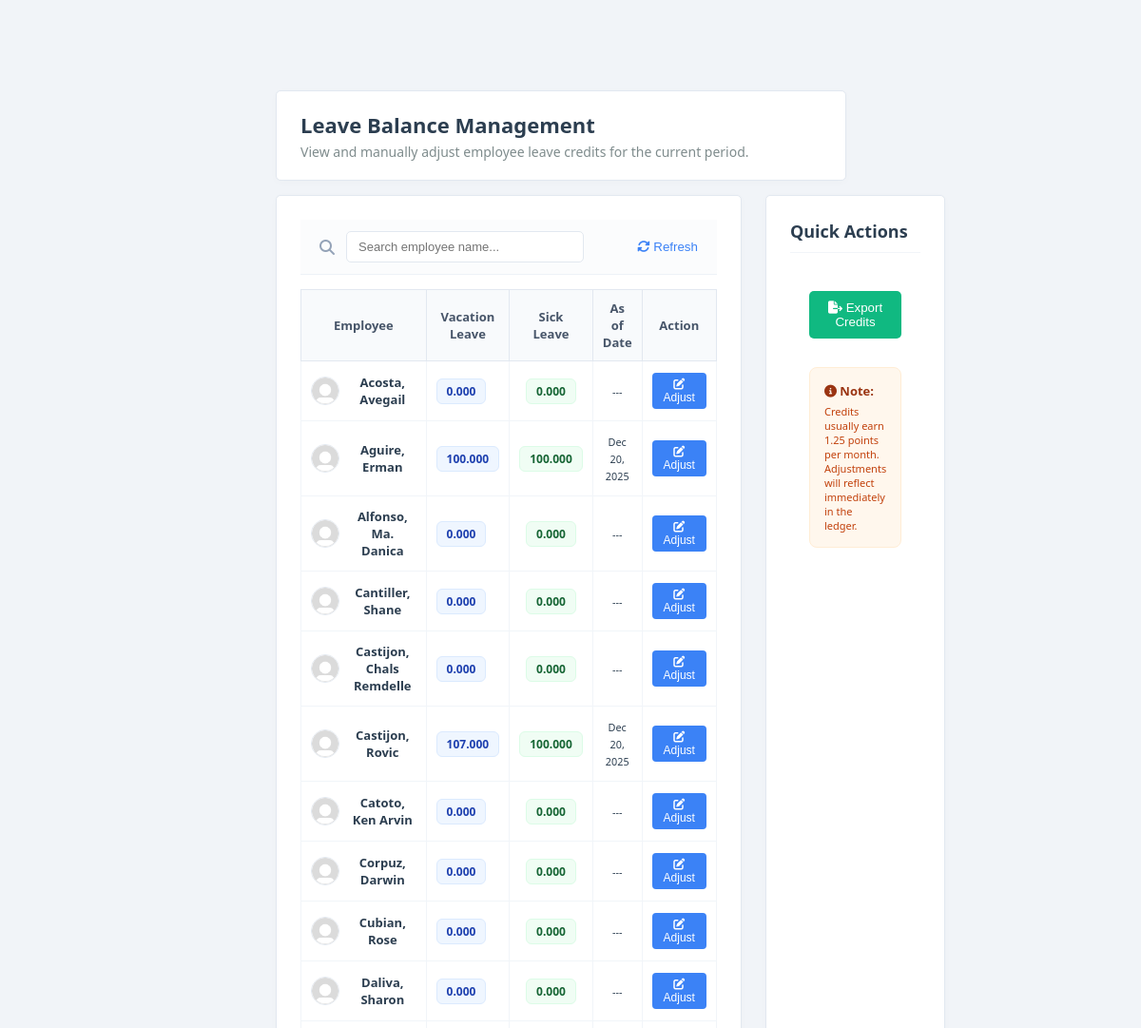
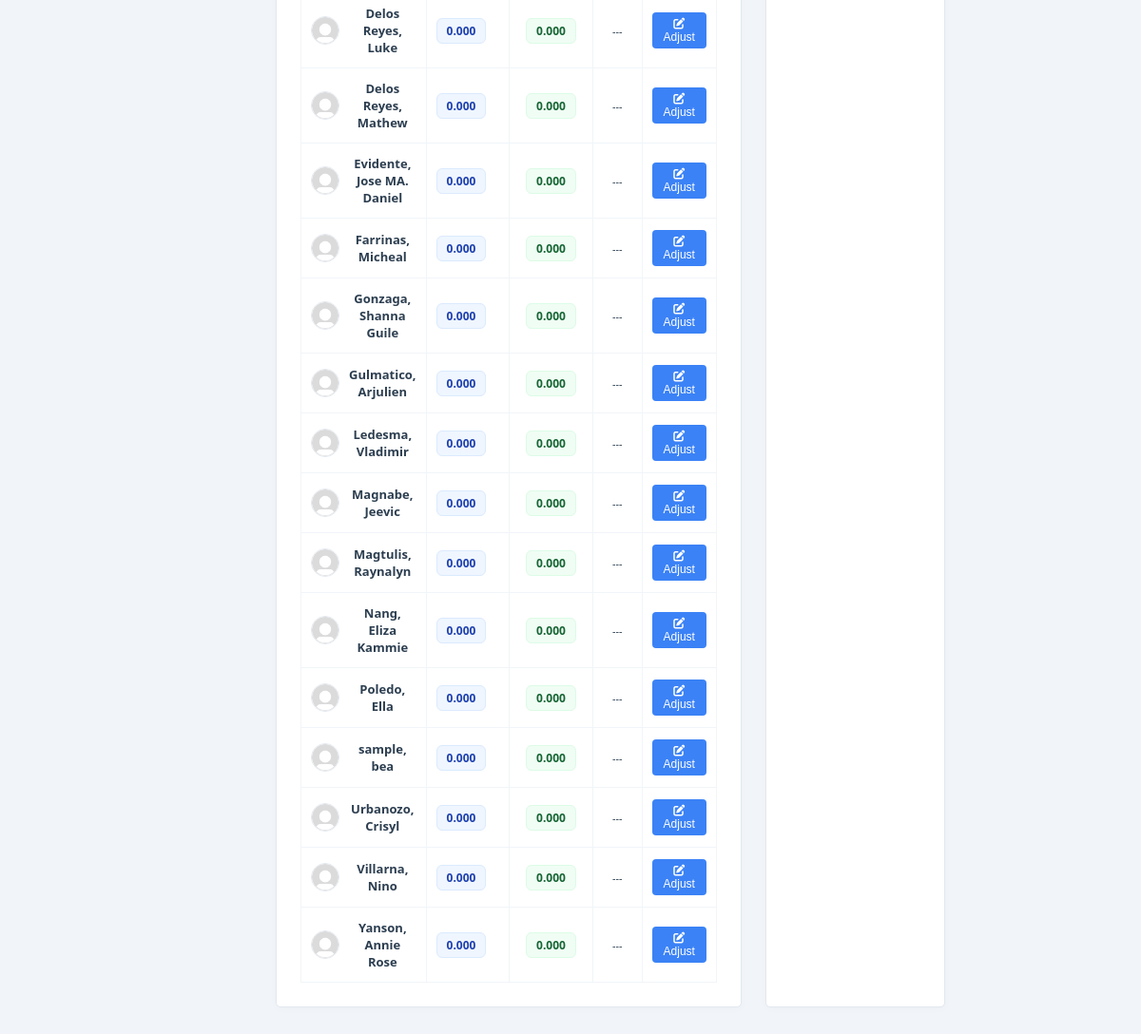
/accounts/hrstaff/leave-balance.php (signed in), run on the app's committed database (2 pictures, top to bottom).
### tables this page shows
CREATE TABLE `employee` (
  `employee_id` int(11) NOT NULL COMMENT 'Unique ID for each employee, assigned manually',
  `first_name` varchar(100) DEFAULT NULL COMMENT 'Employee first name',
  `middle_name` varchar(100) DEFAULT NULL COMMENT 'Employee middle name',
  `last_name` varchar(100) DEFAULT NULL COMMENT 'Employee last name',
  `extension` varchar(50) DEFAULT NULL COMMENT 'Name extension (e.g., Jr., Sr.)',
  `suffix` varchar(50) DEFAULT NULL COMMENT 'Suffix for the name (if applicable)',
  `profile_pic` varchar(255) DEFAULT NULL COMMENT 'Path to profile picture',
  `birth_date` date DEFAULT NULL COMMENT 'Employee birth date',
  `gender` enum('Male','Female','Other') DEFAULT 'Male' COMMENT 'Gender of the employee',
  `department_id` varchar(20) NOT NULL COMMENT 'ID of the department the employee belongs to',
  `detailed_department_id` varchar(20) DEFAULT NULL COMMENT 'ID of the sub-department / unit',
  `position` varchar(150) DEFAULT NULL COMMENT 'Job position of the employee',
  `role` enum('Regular Employee','HR Officer','HR Staff','Department Head','Admin') DEFAULT 'Regular Employee' COMMENT 'Role of the employee in the system',
  `status` enum('Active','Inactive','Retired') NOT NULL DEFAULT 'Active' COMMENT 'Current employment status: Active, Inactive (resigned), or Retired',
  `salary` int(11) DEFAULT NULL COMMENT 'Employee salary in whole numbers',
  `email` varchar(150) DEFAULT NULL COMMENT 'Employee email address',
  `contact_number` varchar(20) DEFAULT NULL COMMENT 'Employee contact number',
  `password` varchar(255) NOT NULL DEFAULT '',
  `google2fa_secret` varchar(255) DEFAULT NULL COMMENT 'Stores Google Authenticator 2FA secret',
  `google2fa_expiry` datetime DEFAULT NULL COMMENT 'Expiration timestamp for 2FA verification',
  `reset_token` varchar(255) DEFAULT NULL COMMENT 'Token for password reset',
  `reset_token_expiry` datetime DEFAULT NULL COMMENT 'Expiration date/time for reset token',
  `created_at` timestamp NOT NULL DEFAULT current_timestamp() COMMENT 'Timestamp when the employee record was created',
  `updated_at` timestamp NOT NULL DEFAULT current_timestamp() ON UPDATE current_timestamp() COMMENT 'Timestamp when the employee record was last updated',
  `last_login` timestamp NULL DEFAULT NULL COMMENT 'Last login timestamp',
  `last_active` timestamp NULL DEFAULT NULL COMMENT 'Last activity timestamp in the system',
  `authorized_officer_name` varchar(150) DEFAULT NULL COMMENT 'Name of the authorized officer approving the employee assignment',
  `authorized_officer_position` varchar(150) DEFAULT NULL COMMENT 'Position / title of the authorized officer',
  `authorized_officer_signature` varchar(255) DEFAULT NULL COMMENT 'Signature image / path of the authorized officer',
  `authorized_officer_sign_date` date DEFAULT NULL COMMENT 'Date when the authorized officer signed / approved',
  `authorized_official_name` varchar(150) DEFAULT NULL COMMENT 'Name of the higher-level official approving the employee assignment',
  `authorized_official_position` varchar(150) DEFAULT NULL COMMENT 'Position / title of the authorized official',
  `authorized_official_signature` varchar(255) DEFAULT NULL COMMENT 'Signature image / path of the authorized official',
  `authorized_official_sign_date` date DEFAULT NULL COMMENT 'Date when the authorized official signed / approved',
  `two_fa_enabled` tinyint(1) DEFAULT 0 COMMENT '1 if employee has completed 2FA setup, 0 otherwise'
);

CREATE TABLE `leave_balance` (
  `leave_balance_id` int(11) NOT NULL,
  `employee_id` int(11) NOT NULL COMMENT 'Refers to employee.employee_id',
  `month_year` date NOT NULL COMMENT 'The month/year this credit record represents',
  `vacation_leave` decimal(6,3) DEFAULT 0.000,
  `sick_leave` decimal(6,3) DEFAULT 0.000,
  `earned_vacation` decimal(6,3) DEFAULT 1.250,
  `earned_sick` decimal(6,3) DEFAULT 1.250,
  `prev_month_vacation` decimal(6,3) DEFAULT 0.000,
  `prev_month_sick` decimal(6,3) DEFAULT 0.000,
  `maternity_leave` decimal(6,3) DEFAULT 0.000,
  `paternity_leave` decimal(6,3) DEFAULT 0.000,
  `special_leave` decimal(6,3) DEFAULT 0.000,
  `solo_parent_leave` decimal(6,3) DEFAULT 0.000,
  `calamity_leave` decimal(6,3) DEFAULT 0.000,
  `study_leave` decimal(6,3) DEFAULT 0.000,
  `is_latest` tinyint(1) DEFAULT 1 COMMENT '1 if this is the current active balance',
  `last_credit_month` date DEFAULT NULL,
  `forced_leave_deducted_year` int(11) DEFAULT NULL,
  `remarks` varchar(255) DEFAULT NULL,
  `created_at` timestamp NOT NULL DEFAULT current_timestamp(),
  `updated_at` timestamp NOT NULL DEFAULT current_timestamp() ON UPDATE current_timestamp()
);

### accounts/hrstaff/leave-balance.php (the view, shortened to what this page needs)
<?php
require_once '../../config/config.php';
try {
    $pdo->prepare("UPDATE employee SET last_active = NOW() WHERE employee_id = ?")
        ->execute([$_SESSION['employee_id']]);
} catch (PDOException $e) {
}
try {
    $stmt = $pdo->prepare("
        SELECT
            e.employee_id, e.first_name, e.last_name, e.profile_pic,
            lb.vacation_leave, lb.sick_leave, lb.month_year, lb.leave_balance_id,
            lb.is_latest
        FROM employee e
        LEFT JOIN leave_balance lb ON e.employee_id = lb.employee_id AND lb.is_latest = 1
        WHERE e.status = 'Active'
        ORDER BY e.last_name ASC
    ");
    $stmt->execute();
    $balances = $stmt->fetchAll(PDO::FETCH_ASSOC);
} catch (PDOException $e) {
    error_log("Leave Balance List Error: " . $e->getMessage());
    die("Database Error: Unable to load leave balances.");
}
?>
<!DOCTYPE html>
<html lang="en">
<head>
    <link rel="stylesheet" href="/HRIS/assets/css/style.css">
    <link rel="stylesheet" href="/HRIS/assets/css/ledger-table.css">
    <link rel="stylesheet" href="https://cdnjs.cloudflare.com/ajax/libs/font-awesome/6.5.1/css/all.min.css">
</head>
<body>
    <div class="wrapper">
        <main class="main-content" id="main-content">
            <div class="dashboard-wrapper">
                <div class="welcome-header">
                    <div class="welcome-text">
                        <h1>Leave Balance Management</h1>
                        <p>View and manually adjust employee leave credits for the current period.</p>
                    </div>
                </div>
                <div class="main-dashboard-grid">
                    <div class="feed-container">
                        <div class="content-card">
                            <div class="db-filter-bar">
                                <i class="fa-solid fa-magnifying-glass" style="color: #94a3b8;"></i>
                                <input type="text" id="empSearch" placeholder="Search employee name...">
                                <button onclick="location.reload()" style="margin-left:auto; background:none; border:none; color:#3b82f6; cursor:pointer;">
                                    <i class="fa-solid fa-rotate"></i> Refresh
                                </button>
                            </div>
                            <div class="table-responsive">
                                <table class="ledger-table" id="balanceTable">
                                    <thead>
                                        <tr>
                                            <th>Employee</th>
                                            <th>Vacation Leave</th>
                                            <th>Sick Leave</th>
                                            <th>As of Date</th>
                                            <th class="text-center">Action</th>
                                        </tr>
                                    </thead>
                                    <tbody>
                                        <?php foreach ($balances as $row): ?>
                                        <tr>
                                            <td>
                                                <div style="display:flex; align-items:center; gap:10px;">
                                                    <img src="<?= $row['profile_pic'] ?: '../../assets/images/default_user.png' ?>"
                                                         style="width:30px; height:30px; border-radius:50%; object-fit:cover; border: 1px solid #e2e8f0;"
                                                         onerror="this.src='../../assets/images/default_user.png'">
                                                    <strong><?= htmlspecialchars($row['last_name'] . ', ' . $row['first_name']) ?></strong>
                                                </div>
                                            </td>
                                            <td><span class="credit-pill vl-pill"><?= number_format($row['vacation_leave'] ?? 0, 3) ?></span></td>
                                            <td><span class="credit-pill sl-pill"><?= number_format($row['sick_leave'] ?? 0, 3) ?></span></td>
                                            <td><small class="text-muted"><?= $row['month_year'] ? date('M d, Y', strtotime($row['month_year'])) : '---' ?></small></td>
                                            <td class="text-center">
                                                <button class="btn-adjust" onclick="openModal(<?= htmlspecialchars(json_encode($row)) ?>)"
                                                        style="background:#3b82f6; color:#fff; border:none; padding:5px 12px; border-radius:4px; font-size:12px; cursor:pointer;">
                                                    <i class="fa-solid fa-pen-to-square"></i> Adjust
                                                </button>
                                            </td>
                                        </tr>
                                        <?php endforeach; ?>
                                    </tbody>
                                </table>
                            </div>
                        </div>
                    </div>
                    <div class="side-info-container">
                        <div class="content-card">
                            <div class="card-header">
                                <h2>Quick Actions</h2>
                            </div>
                            <div style="padding: 20px;">
                                <button style="width:100%; padding:10px; background:#10b981; color:#fff; border:none; border-radius:5px; margin-bottom:10px; cursor:pointer;">
                                    <i class="fa-solid fa-file-export"></i> Export Credits
                                </button>
                                <div style="margin-top:20px; padding:15px; background:#fff7ed; border-radius:8px; border:1px solid #ffedd5;">
                                    <h4 style="color:#9a3412; font-size:13px;"><i class="fa-solid fa-circle-info"></i> Note:</h4>
                                    <p style="font-size:11px; color:#c2410c; margin-top:5px;">
                                        Credits usually earn 1.25 points per month. Adjustments will reflect immediately in the ledger.
                                    </p>
                                </div>
                            </div>
                        </div>
                    </div>
                </div>
            </div>
        </main>
    </div>
    </body>
</html>

### assets/css/style.css (style rules this page uses)
:root { --primary-color: #0056b3; --sidebar-width: 260px; --sidebar-collapsed: 75px; --topbar-height: 65px; --background: #F1F4F8; --sidebar-bg: #F1F4F8; --card-bg: #ffffff; --text-primary: #2c3e50; --text-secondary: #7f8c8d; --hover-bg: #E2E8F0; }
* { margin: 0; padding: 0; box-sizing: border-box; }
body { font-family: 'Segoe UI', sans-serif; background-color: var(--background); color: var(--text-primary); }
.main-content { margin-left: var(--sidebar-width); margin-right: 280px; margin-top: var(--topbar-height); padding: 30px; transition: margin 0.3s ease; min-height: calc(100vh - var(--topbar-height)); }
.dashboard-wrapper { display: flex; flex-direction: column; gap: 15px; max-width: 10000px; margin: 0 auto; }
.welcome-header { background: var(--card-bg); border: 1px solid #e2e8f0; border-radius: 5px; padding: 20px 25px; display: flex; justify-content: space-between; align-items: center; box-shadow: 0 2px 10px rgba(0,0,0,0.02); }
.welcome-text h1 { font-size: 22px; font-weight: 700; color: var(--text-primary); margin-bottom: 4px; }
.welcome-text p { font-size: 14px; color: var(--text-secondary); }
.main-dashboard-grid { display: grid; grid-template-columns: 1.8fr 1fr; gap: 25px; }
.content-card { background: var(--card-bg); border-radius: 5px; border: 1px solid #e2e8f0; padding: 25px; box-shadow: 0 2px 10px rgba(0,0,0,0.02); height: 100%; }
.card-header { display: flex; justify-content: space-between; align-items: center; margin-bottom: 20px; padding-bottom: 10px; border-bottom: 1px solid #f1f5f9; }
.card-header h2 { font-size: 18px; font-weight: 600; }

### assets/css/ledger-table.css (style rules this page uses)
.ledger-table { width: 100%; border-collapse: collapse; margin-top: 15px; font-size: 13px; }
.ledger-table th { background: #f8fafc; border: 1px solid #e2e8f0; padding: 10px; color: #475569; }
.ledger-table td { border: 1px solid #f1f5f9; padding: 12px 10px; text-align: center; }
.ledger-table td:nth-child(2) { text-align: left; }

### accounts/hrstaff/leave-balance.php (style rules this page uses)
.dashboard-wrapper { display: flex; flex-direction: column; gap: 15px !important; }
.db-filter-bar { padding: 12px 20px; background: #fbfcfd; border-bottom: 1px solid #edf2f7; display: flex; gap: 12px; align-items: center; }
.db-filter-bar input { padding: 8px 12px; border: 1px solid #e2e8f0; border-radius: 5px; font-size: 13px; width: 250px; }
.credit-pill { padding: 4px 10px; border-radius: 6px; font-weight: 700; font-size: 12px; display: inline-block; min-width: 50px; text-align: center; }
.vl-pill { background: #eff6ff; color: #1e40af; border: 1px solid #dbeafe; }
.sl-pill { background: #f0fdf4; color: #166534; border: 1px solid #dcfce7; }

### data on the page
employee: last_name+first_name "Acosta, Avegail", vacation_leave "0.000", sick_leave "0.000"
leave_balance: employee.first_name "Aguire, Erman", vacation_leave "100.000", sick_leave "100.000", month_year "Dec 20, 2025"
employee: last_name+first_name "Alfonso, Ma. Danica", vacation_leave "0.000", sick_leave "0.000"
employee: last_name+first_name "Cantiller, Shane", vacation_leave "0.000", sick_leave "0.000"
employee: last_name+first_name "Castijon, Chals Remdelle", vacation_leave "0.000", sick_leave "0.000"
leave_balance: employee.first_name "Castijon, Rovic", vacation_leave "107.000", sick_leave "100.000", month_year "Dec 20, 2025"
employee: last_name+first_name "Catoto, Ken Arvin", vacation_leave "0.000", sick_leave "0.000"
employee: last_name+first_name "Corpuz, Darwin", vacation_leave "0.000", sick_leave "0.000"
employee: last_name+first_name "Cubian, Rose", vacation_leave "0.000", sick_leave "0.000"
employee: last_name+first_name "Daliva, Sharon", vacation_leave "0.000", sick_leave "0.000"
employee: last_name+first_name "Delos Reyes, Luke", vacation_leave "0.000", sick_leave "0.000"
employee: last_name+first_name "Delos Reyes, Mathew", vacation_leave "0.000", sick_leave "0.000"
employee: last_name+first_name "Evidente, Jose MA. Daniel", vacation_leave "0.000", sick_leave "0.000"
employee: last_name+first_name "Farrinas, Micheal", vacation_leave "0.000", sick_leave "0.000"
employee: last_name+first_name "Gonzaga, Shanna Guile", vacation_leave "0.000", sick_leave "0.000"
employee: last_name+first_name "Gulmatico, Arjulien", vacation_leave "0.000", sick_leave "0.000"
employee: last_name+first_name "Ledesma, Vladimir", vacation_leave "0.000", sick_leave "0.000"
employee: last_name+first_name "Magnabe, Jeevic", vacation_leave "0.000", sick_leave "0.000"
employee: last_name+first_name "Magtulis, Raynalyn", vacation_leave "0.000", sick_leave "0.000"
employee: last_name+first_name "Nang, Eliza Kammie", vacation_leave "0.000", sick_leave "0.000"
employee: last_name+first_name "Poledo, Ella", vacation_leave "0.000", sick_leave "0.000"
employee: last_name+first_name "sample, bea", vacation_leave "0.000", sick_leave "0.000"
employee: last_name+first_name "Urbanozo, Crisyl", vacation_leave "0.000", sick_leave "0.000"
employee: last_name+first_name "Villarna, Nino", vacation_leave "0.000", sick_leave "0.000"
employee: last_name+first_name "Yanson, Annie Rose", vacation_leave "0.000", sick_leave "0.000"
